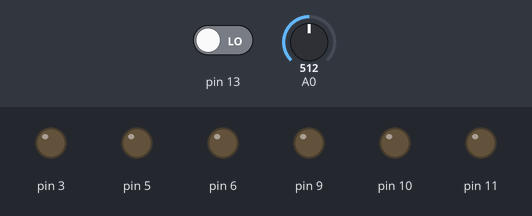
Bench run of a sketch on a simulated Arduino Uno, built with avr-gcc and run on an emulated ATmega328P. On the bench: output pins drawn as LEDs (lit = HIGH). Dashed ring = blinking. Inputs (shaded band) come from the test bench; at power-on: pin 13 LOW, A0 = 512.

Above: at 1.3 s.
1.4 s: pin 13 driven HIGH
At 3.0 s:
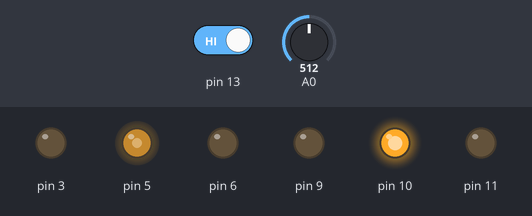
3.8 s: A0 set to 332
At 5.0 s:
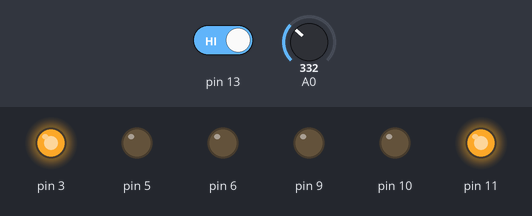
5.3 s: A0 set to 351
At 6.2 s:
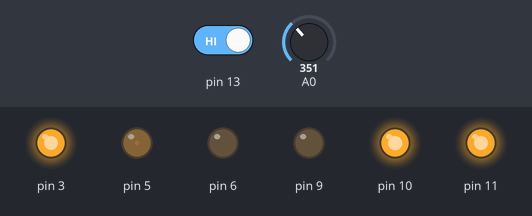
6.8 s: pin 13 driven LOW
At 8.22 s:
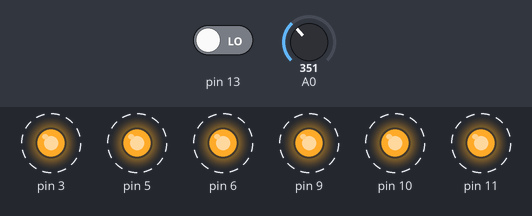
10.3 s: A0 set to 0
At 10.93 s:
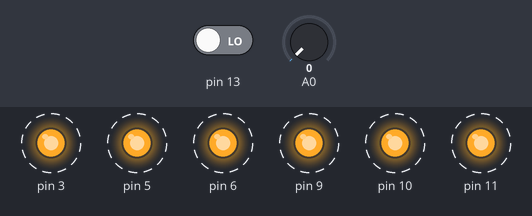
14.6 s: A0 set to 122
At 14.92 s:
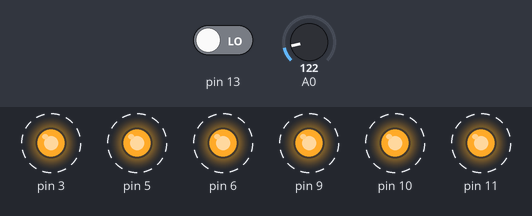
Timing chart, 0 to 19.1 s (numbered marks = the images above; inputs shaded):
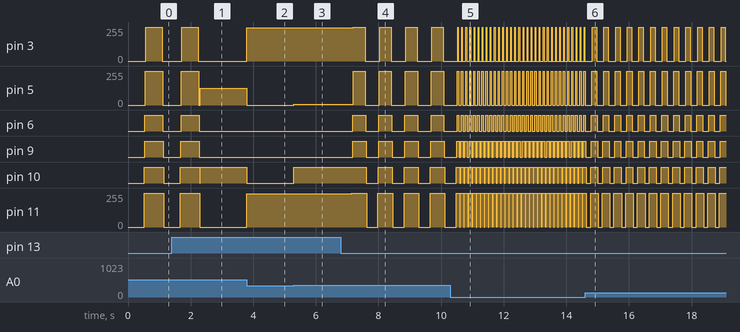

The sketch:

ExamenCorregido-JuanEduardoCalderonServin.ino
```cpp
int boton;
int array[]={11,10,9,6,5,3};
void setup() {
  Serial.begin(9600);
  pinMode(3, OUTPUT);
  pinMode(5, OUTPUT);
  pinMode(6, OUTPUT);
  pinMode(9, OUTPUT);
  pinMode(10, OUTPUT);
  pinMode(11, OUTPUT);
  pinMode(13,INPUT);
}
void loop() {
  //Serial.println(analogRead(A0));
  boton=digitalRead(13);
  if(boton==HIGH){

    primera();
  }
  else{
    segunda();
  }
}

void primera(){
  if(analogRead(A0)<=341&&analogRead(A0)>=0){
  analogWrite(3,(analogRead(A0)*0.75)-0.25);
    analogWrite(11,(analogRead(A0)*0.75)-0.25);
    analogWrite(5,LOW);
    analogWrite(10,LOW);
  }
  if(analogRead(A0)<=682&&analogRead(A0)>=342){
    analogWrite(10,(analogRead(A0)*0.75)-0.5);
    analogWrite(5,(analogRead(A0)*0.75)-0.5);
    analogWrite(6,LOW);
    analogWrite(9,LOW);

  }
  if(analogRead(A0)<=1023&&analogRead(A0)>=683){
    analogWrite(6,(analogRead(A0)*0.75)-0.75);
  analogWrite(9,(analogRead(A0)*0.75)-0.75);

  }

}

void segunda(){
  delay(analogRead(A0));
  digitalWrite(11,HIGH);
  delay(10);
  digitalWrite(10,HIGH);
  delay(10);
  digitalWrite(9,HIGH);
  delay(10);
  digitalWrite(6,HIGH);
  delay(10);
  digitalWrite(5,HIGH);
  delay(10);
  digitalWrite(3,HIGH);
  delay(10);
  //Potenciometro
  delay(analogRead(A0));
  delay(10);
  digitalWrite(3,LOW);
  delay(10);
  digitalWrite(5,LOW);
  delay(10);
  digitalWrite(6,LOW);
  delay(10);
  digitalWrite(9,LOW);
  delay(10);
  digitalWrite(10,LOW);
  delay(10);
  digitalWrite(11,LOW);
  delay(10);
  }
```

Measured:
- after the input at 1.4 s, pin 3: goes on until 2.2 s, then stays 0/255; pin 6, pin 9: goes on until 2.3 s, then stays LOW; pin 11: goes on until 2.3 s, then stays 0/255
- after the input at 3.8 s, pin 3, pin 11: 0/255 → 248/255 at once; pin 5: 127/255 → 0/255 at once; pin 10: HIGH → LOW at once
- after the input at 5.3 s, pin 5: 0/255 → 6/255 at once; pin 10: LOW → HIGH at once
- after the input at 6.8 s, pin 3: alternates 255/255 for 0.37 s and 0/255 for 0.46 s, starting after 0.40 s; pin 5: alternates 255/255 for 0.39 s and 0/255 for 0.44 s, starting after 0.39 s
- after the input at 10.3 s, pin 3: alternates 255/255 for 0.02 s and 0/255 for 0.11 s, starting after 0.25 s; pin 5: alternates 255/255 for 0.04 s and 0/255 for 0.09 s, starting after 0.26 s
- after the input at 14.6 s, pin 3: alternates 255/255 for 0.14 s and 0/255 for 0.23 s, starting after 0.22 s; pin 5: alternates 255/255 for 0.16 s and 0/255 for 0.21 s, starting after 0.21 s
